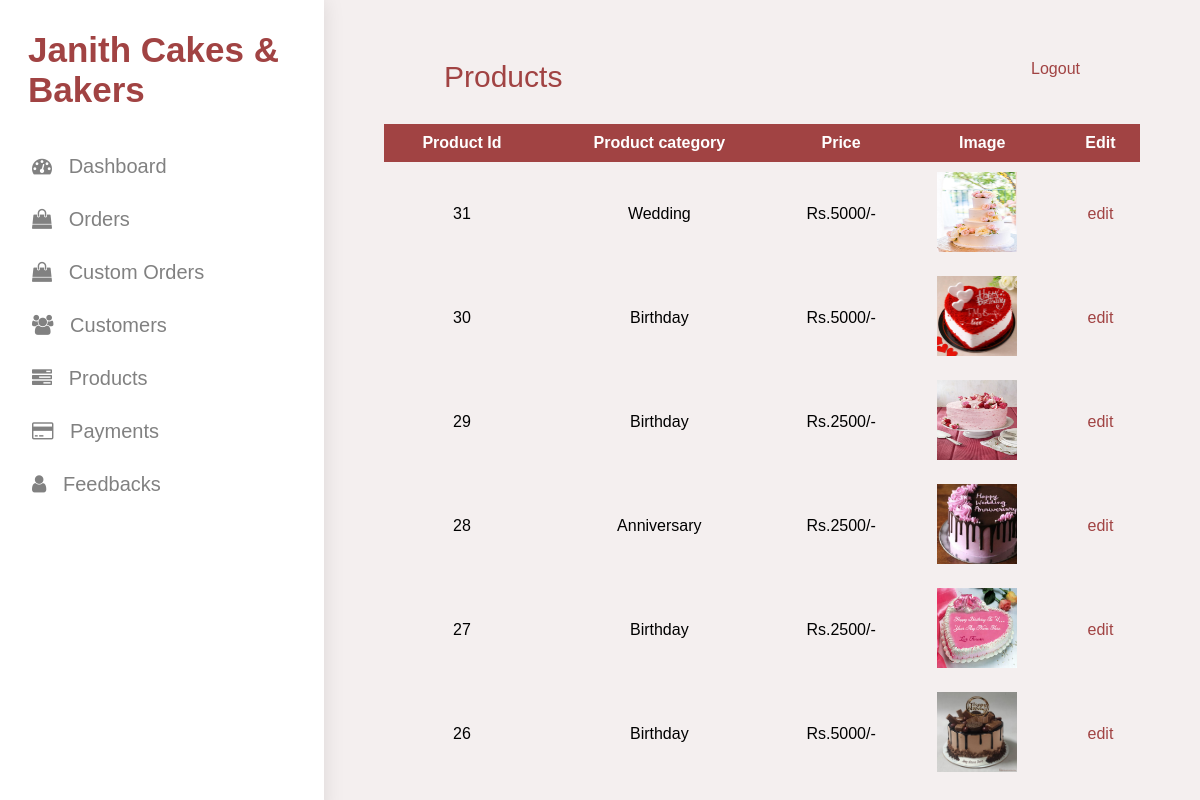
/admin/p/products.php, run on the app's committed database.
### tables this page shows
CREATE TABLE `add_item` (
  `Product_Id` int(11) NOT NULL,
  `product_cat` int(100) NOT NULL,
  `Price` varchar(11) NOT NULL,
  `Image` varchar(100) NOT NULL
);

CREATE TABLE `categories` (
  `cat_id` int(100) NOT NULL,
  `cat_title` varchar(100) NOT NULL
);

### admin/p/products.php (the view, shortened to what this page needs)
<?php
include("../connect.php");
?>
<!DOCTYPE html>
<html lang="en">
<head>
    <link rel="stylesheet" href="orders.css">
    <link rel="stylesheet" href="https://cdnjs.cloudflare.com/ajax/libs/font-awesome/4.7.0/css/font-awesome.min.css">
</head>
<body>
    <div class="container">
        <div id="sidenav" class="sidenav">
            <p class="logo"> Janith Cakes & Bakers</p>
            <a href="dashboard_p.php" class="icon-a"> <i class="fa fa-dashboard icons"></i>&nbsp;&nbsp; Dashboard </a>
            <a href="orders.php" class="icon-a"> <i class="fa fa-shopping-bag icons"></i>&nbsp;&nbsp; Orders </a>
            <a href="custom_orders.php" class="icon-a"> <i class="fa fa-shopping-bag icons"></i>&nbsp;&nbsp; Custom Orders </a>
            <a href="customers.php" class="icon-a"> <i class="fa fa-users icons"></i>&nbsp;&nbsp; Customers </a>
            <a href="products.php" class="icon-a"> <i class="fa fa-tasks icons"></i>&nbsp;&nbsp; Products </a>
            <a href="view_accepted_orders.php" class="icon-a"> <i class="fa fa-credit-card icons"></i>&nbsp;&nbsp; Payments </a>
            <a href="feedback.php" class="icon-a"> <i class="fa fa-user icons"></i>&nbsp;&nbsp; Feedbacks </a>
        </div>
        <div class="main">
            <div class="col-div-6">
                <span style="font-size: 30px; cursor: pointer; color: rgb(161, 67, 67);" class="nav">Products</span>
                <a style="color: rgb(161, 67, 67); text-decoration: none;" href="logout.php">Logout</a>
            </div>
            <div class="sub-container">
                <table class="table">
                    <thead>
                        <tr>
                            <th> Product Id </th>
                            <th> Product category </th>
                            <th> Price </th>
                            <th> Image </th>
                            <th> Edit </th>
                        </tr>
                    </thead>
                    <tbody>
            </div>
        </div>
        <?php
        $quary = "SELECT * FROM add_item ORDER BY Product_Id DESC";
        $run_quary = mysqli_query($con, $quary);
        while ($order_row = mysqli_fetch_assoc($run_quary)) {
            $pro_id = $order_row['Product_Id'];
            $pro_category = $order_row['product_cat'];
            $pro_price = $order_row['Price'];
            $pro_img = $order_row['Image'];
            $cat_quary = "SELECT * FROM categories where cat_id = '$pro_category'";
            $cat_run_quary = mysqli_query($con, $cat_quary);
            while ($cat_order_row = mysqli_fetch_assoc($cat_run_quary)) {
                $cat_title = $cat_order_row['cat_title'];
            }
            echo "<tr>
            <td>$pro_id</td>
            <td>$cat_title</td>
            <td>Rs.$pro_price/-</td>
            <td><img src='../$pro_img' width='50px' height='50px'></td>
            <td><a href=''>edit</a></td>
            </tr>";
        }
        ?>
</body>
</html>

### admin/p/orders.css (style rules this page uses)
body { margin: 0px; padding: 0px; background-color: rgb(244, 239, 239); font-family: Arial; }
.container { width: 100%; min-height: 800px; height: auto; display: flex; }
.logo { margin: 0px; margin-left: 28px; margin-right: 10px; font-weight: bold; color: rgb(161, 67, 67); justify-content: center; margin-bottom: 30px; font-size: 35px; }
.sidenav { height: auto; background-color: white; overflow: hidden; transition: 0.5s; padding-top: 30px; box-shadow: 0 0 20px 0px rgba(0, 0, 0, 0.1); flex-basis: 20%; }
.sidenav a { padding: 15px 8px 15px 32px; text-decoration: none; font-size: 20px; color: #818181; display: block; transition: 0.3s; }
.main { padding: 30px; height: auto; flex-basis: 80%; }
.col-div-6 { display: flex; flex-direction: row; justify-content: space-between; padding: 30px 60px; }
.sub-container { width: 100%; height: auto; }
table { width: 100%; border-collapse: collapse; }
thead { width: 100%; }
th { text-align: center; padding: 10px; color: #fff; background: rgb(161, 67, 67); font-weight: bold; }
td { padding: 10px 5px; text-align: center; }
td a { text-decoration: none; font-size: 16px; color: rgb(161, 67, 67); }
td img { width: 80px; height: 80px; margin-right: 10px; }
@media only screen and (max-width: 1200px) { .sidenav { height: auto; background-color: white; overflow: hidden; transition: 0.5s; padding-top: 30px; box-shadow: 0 0 20px 0px rgba(0, 0, 0, 0.1); flex-basis: 30%; } }
@media only screen and (max-width: 1200px) { .main { padding: 16px; height: auto; flex-basis: 70%; padding: 30px 60px; display: flex; flex-direction: column; } }
@media only screen and (max-width: 1200px) { .sub-container { display: grid; grid-template-columns: repeat(1, 2fr); justify-items: center; gap: 20px; } }

### data on the page
add_item: Product_Id "31", categories.cat_title "Wedding", Price "5000", Image (picture)
add_item: Product_Id "30", categories.cat_title "Birthday", Price "5000", Image (picture)
add_item: Product_Id "29", categories.cat_title "Birthday", Price "2500", Image (picture)
add_item: Product_Id "28", categories.cat_title "Anniversary", Price "2500", Image (picture)
add_item: Product_Id "27", categories.cat_title "Birthday", Price "2500", Image (picture)
add_item: Product_Id "26", categories.cat_title "Birthday", Price "5000", Image (picture)
